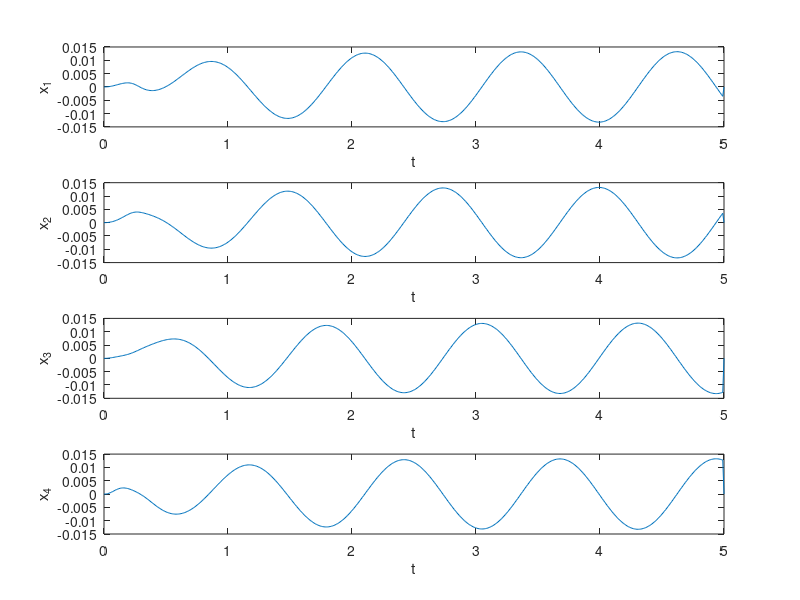
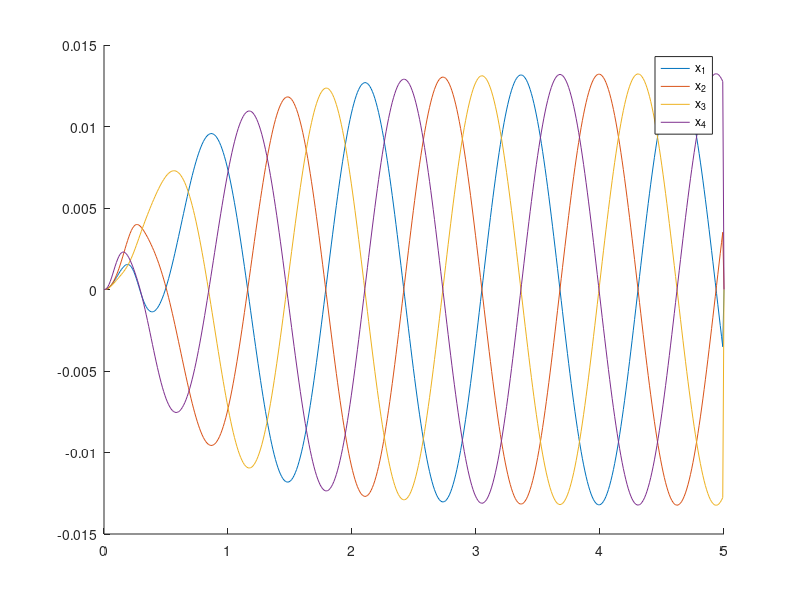
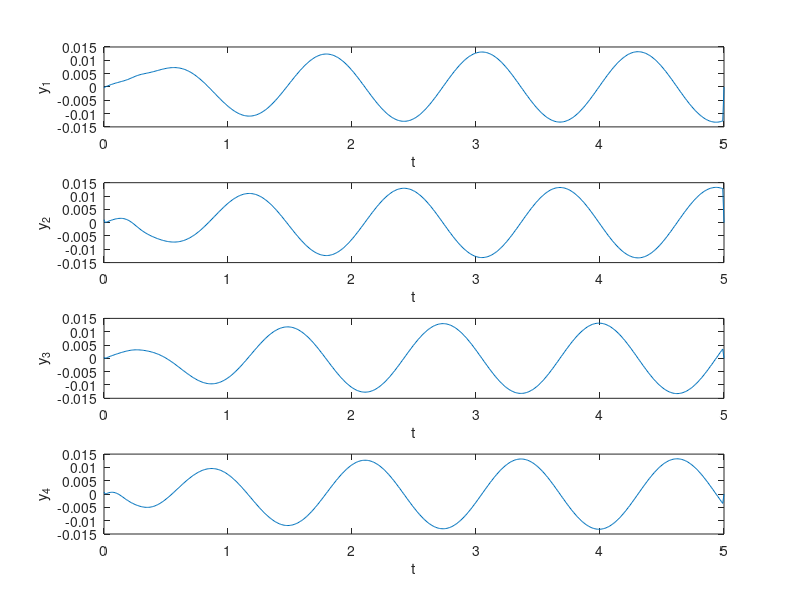
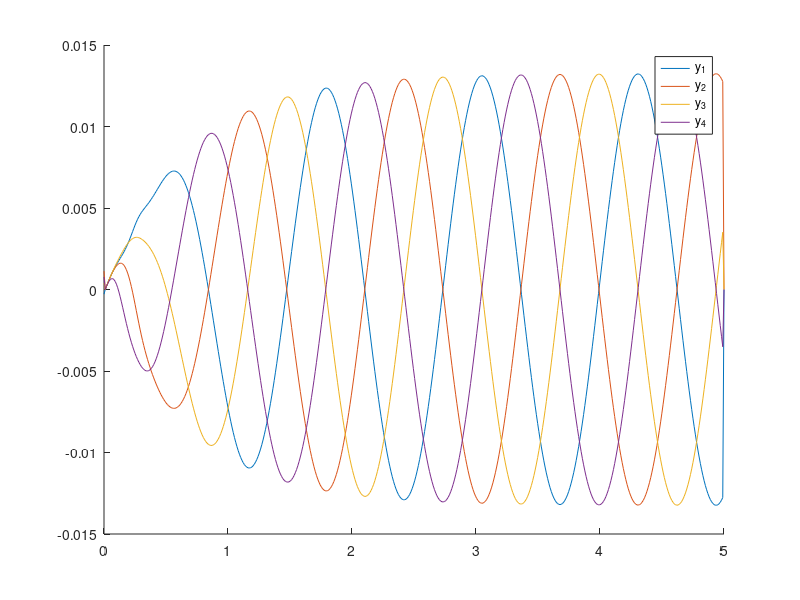

Source code (MATLAB) for these figures, in order:
close all
clear

%% CPG kuramoto phase

%The models used in this file are from the following papers:
%CPG Driven Locomotion Control of Quadruped Robot (Liu et al. 2009)
%A CPG-based gait planning and motion performance analysis for quadruped robot (Wei et al. 2021)

dt = 0.01;
Sim_time = 5;


%Oscillator parameters
w = 5;
lambda = 4;
mu = 1;
R = 2;
%Walking gait
phi = [0 pi pi/2 3*pi/2;
      -pi 0 -pi/2 pi/2;
      -pi/2 pi/2 0 pi;
      -pi/2 -pi/2 -pi 0];



theta = zeros(4,Sim_time/dt);
r = zeros(4,Sim_time/dt);
u = zeros(4,Sim_time/dt);
x = zeros(4,Sim_time/dt);
y = zeros(4,Sim_time/dt);


%initial values
theta(1,1) = 1e-3 * randn(1);
theta(2,1) = 1e-3 * randn(1);
theta(3,1) = 1e-3 * randn(1);
theta(4,1) = 1e-3 * randn(1);

r(1,1) = 1e-3 * randn(1);
r(2,1) = 1e-3 * randn(1);
r(3,1) = 1e-3 * randn(1);
r(4,1) = 1e-3 * randn(1);

%Simulating models
for i = 2:Sim_time/dt
    for j = 1:4
        sine_sum = 0;
        for k = 1:4
            sine_sum = sine_sum + sin(theta(k,i-1) - theta(j,i-1) - phi(j,k));
        end
        theta(j,i) = theta(j,i-1) + dt*(w + lambda*sine_sum);
        r(j,i) = r(j,i) + dt*(u(j,i-1));
        u(j,i) = u(j,i-1) + dt*(mu^2 * (R - r(j,i-1)) - 3/2 * mu*u(j,i-1));
        x(j,i-1) = r(j,i-1).*(sin(theta(j,i-1)));
        y(j,i-1) = r(j,i-1).*(cos(theta(j,i-1)));
    end
end

t = linspace(0,Sim_time,Sim_time/dt);

%Plot variables

figure()
subplot(4,1,1)
plot(t,x(1,:))
xlabel('t')
ylabel('x_1')

subplot(4,1,2)
plot(t,x(2,:))
xlabel('t')
ylabel('x_2')

subplot(4,1,3)
plot(t,x(3,:))
xlabel('t')
ylabel('x_3')

subplot(4,1,4)
plot(t,x(4,:))
xlabel('t')
ylabel('x_4')

figure()
hold on
plot(t,x(1,:))
plot(t,x(2,:))
plot(t,x(3,:))
plot(t,x(4,:))
legend('x_1', 'x_2', 'x_3', 'x_4', Location='southeast')

figure()
subplot(4,1,1)
plot(t,y(1,:))
xlabel('t')
ylabel('y_1')

subplot(4,1,2)
plot(t,y(2,:))
xlabel('t')
ylabel('y_2')

subplot(4,1,3)
plot(t,y(3,:))
xlabel('t')
ylabel('y_3')

subplot(4,1,4)
plot(t,y(4,:))
xlabel('t')
ylabel('y_4')

figure()
hold on
plot(t,y(1,:))
plot(t,y(2,:))
plot(t,y(3,:))
plot(t,y(4,:))
legend('y_1', 'y_2', 'y_3', 'y_4', Location='southeast')

